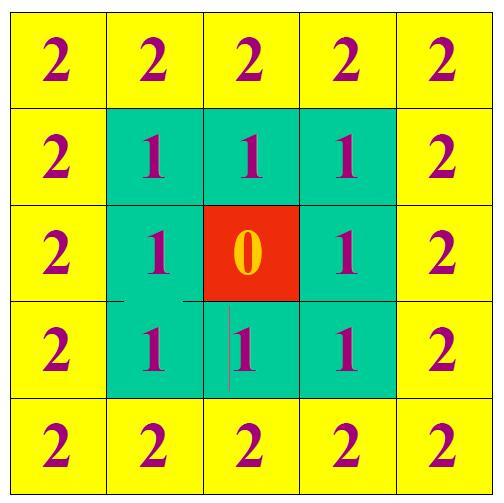
#> input picture picture_material/1.jpg, 504 x 503 px, found by its file name
$ python 8.tophat_blackhat.py
#> lines starting #> are read from the running program, lines starting #| are printed output that depends on the picture
import cv2
import numpy as np
from skimage import io, color
import skimage.morphology as sm
from matplotlib import pyplot as plt

img = cv2.imread("picture_material/1.jpg")
#> img is the input picture: shape (503, 504, 3); mean B, G, R 71.4, 216.3, 174.1
img = cv2.cvtColor(img, cv2.COLOR_BGR2RGB)
kernel = np.ones((9, 9), np.uint8)
tophat = cv2.morphologyEx(img, cv2.MORPH_TOPHAT, kernel)
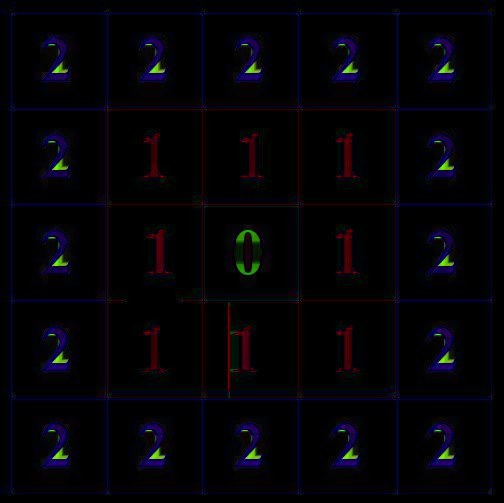
#> tophat: shape (503, 504, 3); mean R, G, B 3.8, 2.6, 7.1
blackhat = cv2.morphologyEx(img, cv2.MORPH_BLACKHAT, kernel)
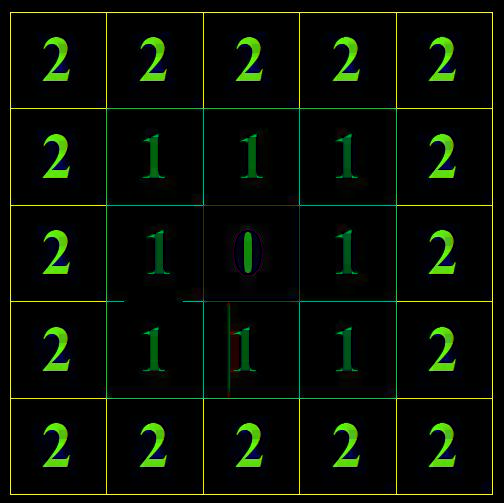
#> blackhat: shape (503, 504, 3); mean R, G, B 7.9, 14.1, 5.2

plt.figure('MORPH_TOPHAT', figsize=(8, 8))
plt.subplot(131)
plt.title('Origin')
plt.imshow(img)
plt.axis('off')

plt.subplot(132)
plt.title('tophat image')
plt.imshow(tophat)
plt.axis('off')

plt.subplot(133)
plt.title('blackhat image')
plt.imshow(blackhat)
plt.axis('off')
plt.show()
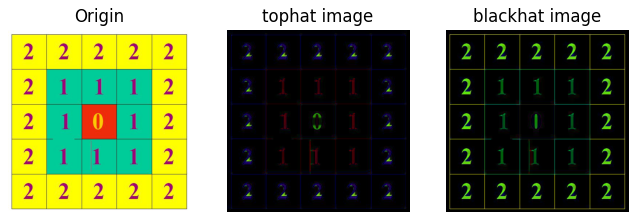
#> figure drawn by matplotlib, 3 panels

#skimage函数运算
img = cv2.cvtColor(img, cv2.COLOR_BGR2GRAY)
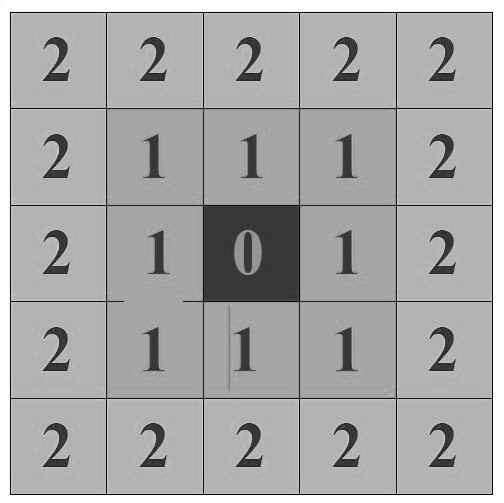
#> img: shape (503, 504); min 0, max 255, mean 168.2
dst1 = sm.white_tophat(img, sm.square(30))
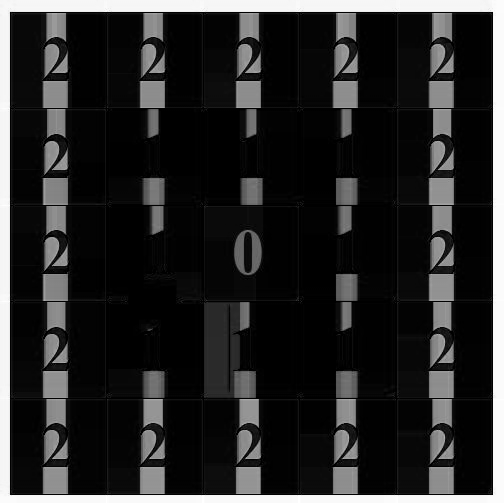
#> dst1: shape (503, 504); min 0, max 255, mean 41.2
dst2 = sm.black_tophat(img, sm.square(30))
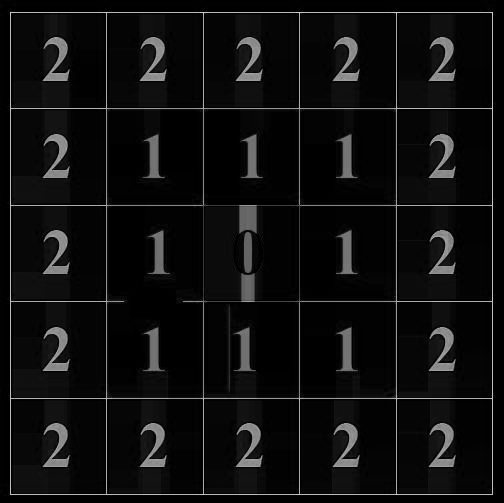
#> dst2: shape (503, 504); min 0, max 212, mean 14.8
plt.figure('morphology', figsize=(8, 8))
plt.subplot(131)
plt.title('Origin')
plt.imshow(img)
plt.axis('off')

plt.subplot(132)
plt.title('tophat image')
plt.imshow(dst1)
plt.axis('off')

plt.subplot(133)
plt.title('blackhat image')
plt.imshow(dst2)
plt.axis('off')
plt.show()

$ run again, with picture_material/3.jpg copied over picture_material/1.jpg
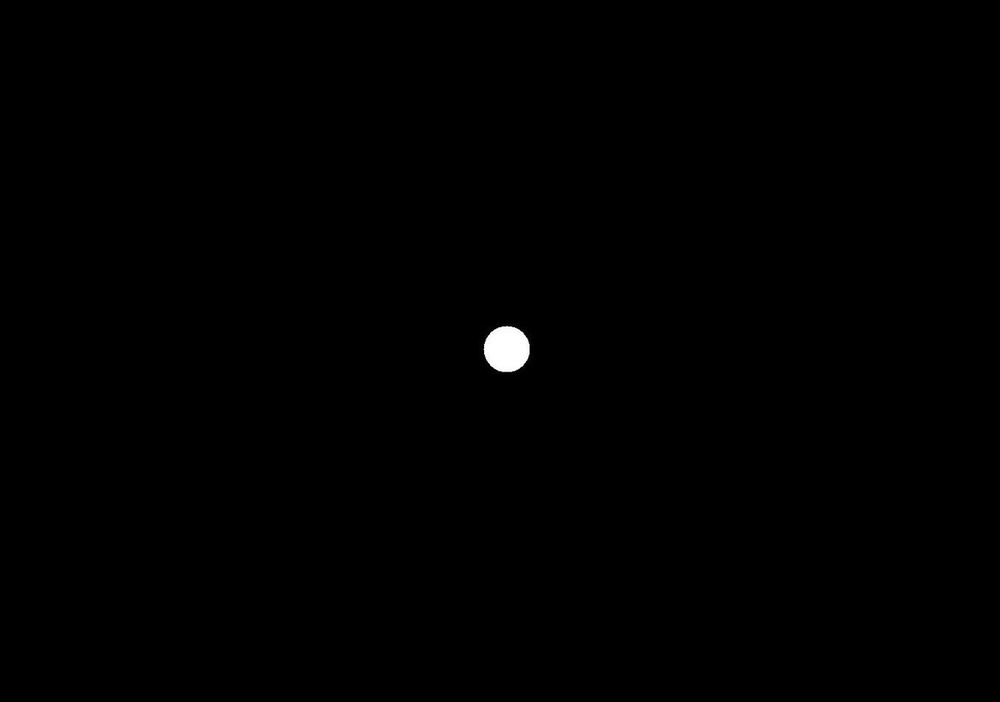
#> input picture picture_material/3.jpg, 1000 x 702 px, shrunk from 1200 x 843 before the run, found by its file name
#> img is the input picture: shape (702, 1000, 3); min 0, max 255, mean 0.6
#> `plt.show()`:
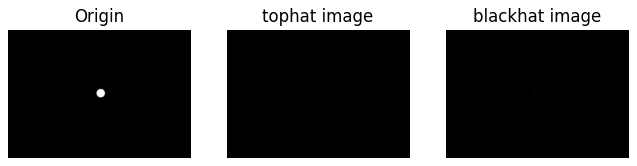
#> figure drawn by matplotlib, 3 panels
#> img: shape (702, 1000)
#> `plt.show()`:
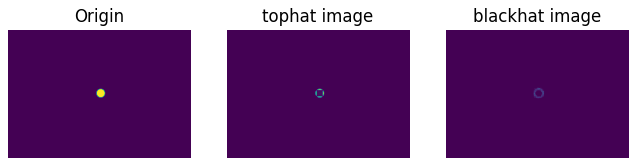
#> figure drawn by matplotlib, 3 panels

$ run again, with picture_material/8.jpg copied over picture_material/1.jpg
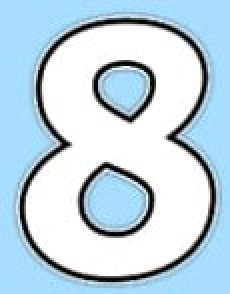
#> input picture picture_material/8.jpg, 115 x 147 px, found by its file name (shown 2 times larger)
#> img is the input picture: shape (147, 115, 3); mean B, G, R 226.3, 212.6, 189.9
#> `dst1 = sm.white_tophat(img, sm.square(30))`:
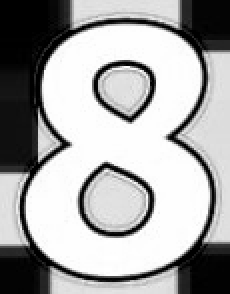
#> dst1: shape (147, 115) (shown 2 times larger); min 0, max 255, mean 166.7
#> `dst2 = sm.black_tophat(img, sm.square(30))`:
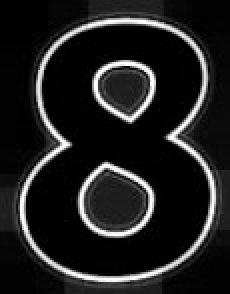
#> dst2: shape (147, 115) (shown 2 times larger); min 0, max 255, mean 31.7
